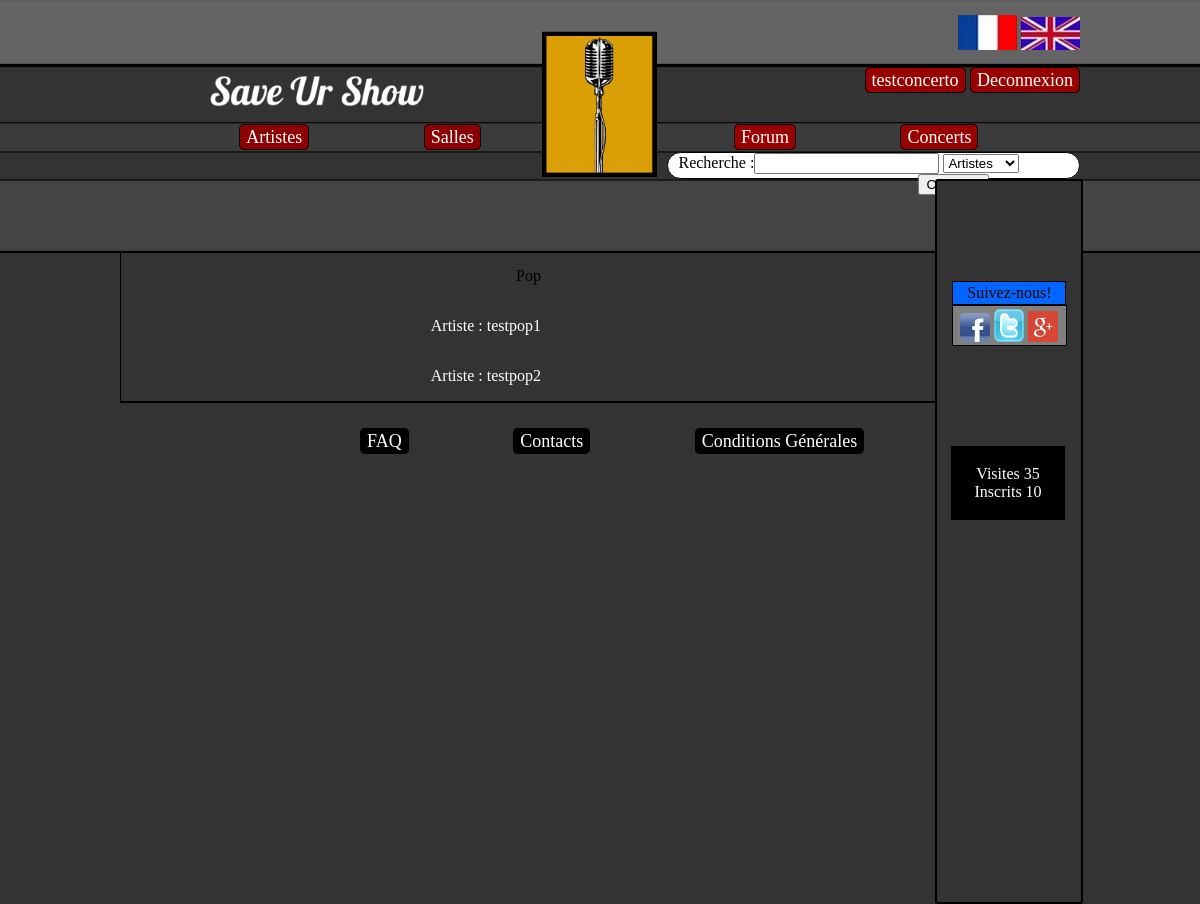
Page /SaveUrShow/index.php?page=genre&genre=pop (signed in) on the committed database.
### tables this page shows
CREATE TABLE IF NOT EXISTS `statistique` (
  `ID` int(11) NOT NULL AUTO_INCREMENT,
  `nombre_inscrit` int(11) DEFAULT NULL,
  `nombre_visite` int(11) DEFAULT NULL,
  PRIMARY KEY (`ID`)
);

CREATE TABLE IF NOT EXISTS `artiste` (
  `ID` int(11) NOT NULL AUTO_INCREMENT,
  `nom_artiste` varchar(25) NOT NULL,
  `date_ajout_artiste` datetime DEFAULT NULL,
  `image_artiste` varchar(255) DEFAULT NULL,
  `bio_artiste` text,
  `ID_genre` int(11) NOT NULL,
  PRIMARY KEY (`ID`)
);

### SaveUrShow/controleurs/genre.php (called while the page is built)
<?php
	include('modeles/modele_recherche.php');
	$genre = $_GET['genre'];
	$ID=searchGenre($genre);
	$reqGenre=searchIDArtiste($ID['ID']);
	include('vues/header.php');
	include('vues/vue_resultatGenre.php');
	include('vues/footer.php');
 ?>

### SaveUrShow/controleurs/fr.php (called while the page is built, shortened)
<?php
	$DECONNEXION = 'Deconnexion';
	$TXT_ARTISTES = 'Artistes';
	$TXT_SALLES = 'Salles';
	$TXT_CONCERTS = 'Concerts';
	$TXT_FORUM = 'Forum';
	$RECHERCHE = 'Recherche :';
	$TXT_SUIVRE = 'Suivez-nous!';
	$TXT_CONNECTES = 'Visites';
	$TXT_INSCRITS = 'Inscrits';
	$TXT_ARTISTE = 'Artiste';
$POP = 'Pop';
 ?>

### SaveUrShow/modeles/modele_stat.php (called while the page is built, shortened)
<?php
	function nbrVisite(){
	global $bdd;
	$req = $bdd -> prepare("SELECT nombre_visite FROM statistique");
	$req -> execute();
	$res = $req->fetch();
	return $res[0];
	}
	function nbrInscrit(){
		global $bdd;
		$req = $bdd -> prepare("SELECT count(ID) FROM membre");
		$req -> execute();
	$res = $req->fetch();
	return $res['count(ID)'];
	}
 ?>

### SaveUrShow/modeles/modele_recherche.php (called while the page is built, shortened)
<?php
	function searchGenre($genre){
		global $bdd;
			$req = $bdd -> query("SELECT ID FROM genre WHERE genre like '%$genre%'");
			 $data=$req->fetch();
			return $data;
	}
	function searchIDArtiste($ID){
		global $bdd;
			$req = $bdd -> query("SELECT nom_artiste FROM artiste WHERE ID_genre = '$ID'");
			return $req;
	}
?>

### SaveUrShow/vues/vue_resultatGenre.php (the view)
<?php
	if ($genre == 'pop'){
		echo '<p class="standard"> '.$POP.'';
	}
	elseif ($genre == 'classique') {
		echo '<p class="standard"> '.$CLASSIC.'';
	}
	elseif ($genre == 'worldMusic') {
		echo '<p class="standard"> '.$_MUSIQUE_MONDE.'';
	}
	elseif ($genre == 'metal') {
		echo '<p class="standard"> '.$METAL.'';
	}
	elseif ($genre == 'reggae') {
		echo '<p class="standard"> '.$REGGAE.'';
	}
	elseif ($genre == 'variete') {
		echo '<p class="standard"> '.$VARIETE.'';
	}
	elseif ($genre == 'alternatif') {
		echo '<p class="standard"> '.$ALTERNATIF.'';
	}
	elseif ($genre == 'electro') {
		echo '<p class="standard"> '.$ELECT.'';
	}
	elseif ($genre == 'rb') {
		echo '<p class="standard"> '.$_R_B.'';
	}
	elseif ($genre == 'jazz') {
		echo '<p class="standard"> '.$JAZZ.'';
	}
	elseif ($genre == 'rap') {
		echo '<p class="standard"> '.$RAP.'';
	}
	elseif ($genre == 'rock') {
		echo '<p class="standard"> '.$ROCK.'';
	}
	foreach ($reqGenre as $nom_artiste) {
				echo '<p class="standard"> <a href="?page=artiste&artiste='.$nom_artiste['nom_artiste'].'"> '.$TXT_ARTISTE.' : '.$nom_artiste['nom_artiste'].'</a><br /></p>';
			}
 ?>

### SaveUrShow/vues/header.php (shortened to what this page needs)
<!doctype html>
<html lang="en">
<head>
<link rel="stylesheet" href="ressources/style.css" type="text/css" media="screen" />
<body>
<header>
	<div id="logo">
	</div>
	<a href="?page=accueil"><div id="nom">
	</div></a>
	<div id="drapeau">
	<a href="?page=select_lang&lang=fr"> <img src="ressources/image/drap_fr.png" alt="Version Française" /></a>
	<a href="?page=select_lang&lang=en"> <img src="ressources/image/drap_en.png" alt="Version Anglaise"/></a>
	</div>
	<div id="connexion">
		<ul>
			<?php
			if (!isset($_SESSION['pseudo'])){
				echo '
				<li class="zone1"><a href="?page=connexion">'.$CONNEXION.'</a></li>
				<li class="zone1"><a href="?page=inscription">'.$INSCRIPTION.'</a></li>';
			}else{
				echo'
				<li class="zone1"><a href="?page=profil&profil='.$_SESSION['pseudo'].'">'.$_SESSION['pseudo'].'</a></li>
				<li class="zone1"><a href="?page=deconnexion">'.$DECONNEXION.'</a></li>';
			}
			 ?>
		</ul>
	</div>
	<div id="artistes_salles">
		<ul>
			<li class="boutons1"><a href="?page=listeartiste"><?php echo $TXT_ARTISTES;?></a></li>
			<li class="boutons1"><a href="?page=listeSalles"><?php echo $TXT_SALLES;?></a></li>
		</ul>
	</div>
	<div id="forum_concerts">
		<ul>
			<li class="boutons2"><a href="?page=forum"><?php echo $TXT_FORUM;?></a></li>
			<li class="boutons2"><a href="?page=listeConcerts"><?php echo $TXT_CONCERTS;?></a></li>
		</ul>
	</div>
	<div class="Rechercher">
			<form action="index.php?page=recherche" method="post" name="Recherche">
			<label><?php echo $RECHERCHE;?></label><input type="text" name="mot_cle" id="mot_cle"/>
					<select name="type_recherche">
						<option value="1"><?php echo $TXT_ARTISTES;?></option>
					</select>
			</form>
	</div>
	<span id="bordure">
	<div id="Suivre"><span class="a3"><?php echo $TXT_SUIVRE;?></span>
	</div>
	<div class="reseaux">
		<div> <a href="https://www.facebook.com/pages/Save-Ur-Show/281799091982222?fref=ts"> <img class="reseauxsociaux" src="ressources/image/facebook.png" /></a> <span></span>
		</div>
		<div> <a href="https://twitter.com/SaveUrShow01"> <img class="reseauxsociaux" src="ressources/image/twitter.png"/></a> <span></span>
		</div>
		<div> <a href="https://plus.google.com/"> <img class="reseauxsociaux" src="ressources/image/g.png"/></a> <span></span>
		</div>
	</div>
	<div class="statistique">
		<p> <?php echo $TXT_CONNECTES;?> <?php echo $nbrVisite; ?> <br />
			<?php echo $TXT_INSCRITS;?> <?php echo $nbrInscrit; ?>
		</p>
	</div>
	</span>
</header>
<div id="contenu">

### SaveUrShow/ressources/style.css (style rules this page uses)
body { background-size: 250px; background-image:url(image/haut.png); background-position:center top; background-repeat: repeat-x; background-color: #333333; margin:auto; width: 960px; }
#logo { background-size: 12%; margin:auto; height: 200px; background-image: url(image/Logo.png); background-position: center; background-repeat: no-repeat; }
#nom { background-size: 230px; margin-left: 90px; margin-top:-140px; height: 70px; width:30%; background-image: url(image/Titre.png); background-position: left top; background-repeat: no-repeat; }
#drapeau { float:right; margin-top:-115px; margin-right:0px; }
#connexion ul { color:black; font-size: 18px; float:left; }
#connexion { float:right; margin-right:0px; margin-top:-78px; }
.zone1 { display:inline; width:20%; background-color:#990000; text-align:center; padding:2px 6px 2px 6px; border-style:solid; border-width:1px; border-radius:5px; }
#artistes_salles ul { width: 90%; font-size: 18px; float:right; }
#artistes_salles { float:left; margin-left:80px; margin-top:-21px; }
.boutons1 { display:inline; width:20%; background-color:darkred; text-align:center; padding:2px 6px 2px 6px; border-style:solid; border-width:1px; border-radius:5px; margin-right:110px; }
#forum_concerts ul { display:inline-block; width: 90%; font-size: 18px; float:right; }
#forum_concerts { float:right; margin-top:-21px; }
.boutons2 { display:inline; width:20%; background-color:#990000; text-align:center; padding:2px 6px 2px 6px; border-style:solid; border-width:1px; border-radius:5px; margin-right: 100px; }
.Rechercher { display:block; width:16.1%; height: 23px; background-color:white; text-indent: -240px; padding:0px 6px 2px 250px; border-style:solid; border-width:1px; border-radius:15px; margin-right: 0px; float:right; margin-top:-14px; }
#Suivre { position:relative; width:100px; background-color:#0066FF; text-align:center; padding:2px 6px 2px 6px; border-style:solid; border-width:1px; margin: auto; margin-top:100px; }
.reseaux { position:relative; display:block; width:70%; background-color:grey; text-align:center; padding:2px 6px 2px 6px; border-style:solid; border-width:1px; height: 35px; margin:auto; }
.reseaux div { display:inline-block; }
.reseauxsociaux { width:30px; margin: 0px; margin-top:1px; display: block; margin-left: 0px; }
.statistique { position:relative; width:70%; background-color:ThreeDDarkShadow; text-align:center; padding:2px 6px 2px 6px; border-style:solid; border-width:1px; float:right; margin-left:16px; margin-right:16px; margin-top:100px; margin-bottom: 100px; }
#bordure { position:relative; display:inline-block; width: 15%; height: 721px; margin-top:13px; margin-right:-416px; background-color: #333333; border-style: solid; border-radius: 3px; border-width: 2px; float:right; border-color: black; }
a { text-decoration:none; color:#FFFFFF; }
.statistique p { color:#FFFFFF; }
#contenu { margin-top:121px; border-bottom-style:solid; border-bottom-color:#000000; border-bottom-width:2px; border-left-style:solid; border-left-color:#000000; border-left-width:1px; margin-right:143px; }
ul { list-style: none; }
.standard { display : inline-block ; width : 420px ; text-align : right ; }

### rows in the picture
statistique: nombre_visite "35"
artiste: nom_artiste "testpop1"
artiste: nom_artiste "testpop2"

### other values in the picture
$_SESSION['pseudo'] "testconcerto"
$DECONNEXION "Deconnexion"
$TXT_ARTISTES "Artistes"
$TXT_SALLES "Salles"
$TXT_FORUM "Forum"
$TXT_CONCERTS "Concerts"
$RECHERCHE "Recherche :"
$TXT_SUIVRE "Suivez-nous!"
$TXT_CONNECTES "Visites"
$TXT_INSCRITS "Inscrits"
$nbrInscrit "10"
$POP "Pop"
$TXT_FAQ "FAQ"
$TXT_CONTACTS "Contacts"
$TXT_CG "Conditions Générales"
